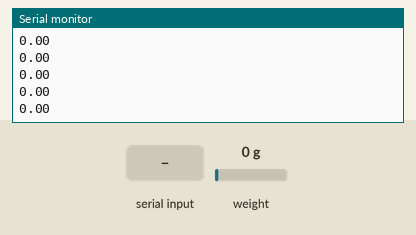
A sketch run on a simulated ESP8266 (NodeMCU). Parts: the last lines printed to the serial monitor. Inputs (shaded band) come from the test bench; at power-on: weight on the scale 0 g.

Above: at 3.6 s.
3.7 s: "t" received over Serial
5.2 s: weight on the scale set to 100 g
At 5.24 s:
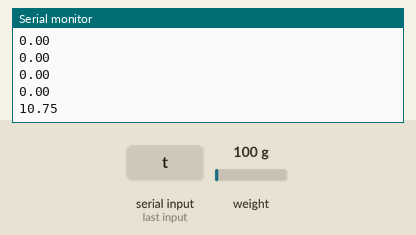
6.7 s: weight on the scale set to 1250 g
At 6.76 s:
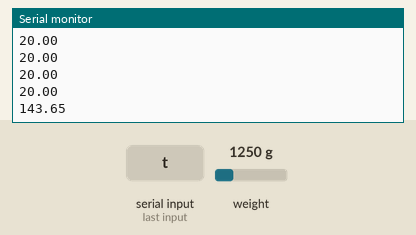
Timing chart, 0 to 9.7 s (numbered marks = the images above; inputs shaded):
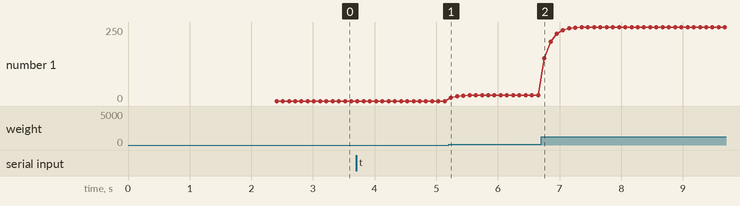

Measured:
- after the input at 5.2 s, the serial monitor: prints a new line at once (image 1)
- after the input at 6.7 s, the serial monitor: prints a new line after 0.05 s (image 2)
- plotted number 1: 0 → 20 after the input at 5.2 s, 20 → 250 after the input at 6.7 s

The sketch:

kalman-loadcell1.ino
```cpp
/*
   -------------------------------------------------------------------------------------
   https://www.youtube.com/watch?v=SIQJaqYVtuE&list=PLX2gX-ftPVXU3oUFNATxGXY90AULiqnWT&index=6

   https://arxiv.org/pdf/1910.03558
   -------------------------------------------------------------------------------------
*/

/*
   Settling time (number of samples) and data filtering can be adjusted in the config.h file
   For calibration and storing the calibration value in eeprom, see example file "Calibration.ino"

   The update() function checks for new data and starts the next conversion. In order to acheive maximum effective
   sample rate, update() should be called at least as often as the HX711 sample rate; >10Hz@10SPS, >80Hz@80SPS.
   If you have other time consuming code running (i.e. a graphical LCD), consider calling update() from an interrupt routine,
   see example file "Read_1x_load_cell_interrupt_driven.ino".

   This is an example sketch on how to use this library
*/

#include <HX711_ADC.h>
#if defined(ESP8266)|| defined(ESP32) || defined(AVR)
#include <EEPROM.h>
#endif

//pins:
const int HX711_dout = 4; //mcu > HX711 dout pin
const int HX711_sck = 5; //mcu > HX711 sck pin

//HX711 constructor:
HX711_ADC LoadCell(HX711_dout, HX711_sck);

const int calVal_eepromAdress = 0;
unsigned long t = 0;

void setup() {
  Serial.begin(115200); delay(10);
  Serial.println();
  //Serial.println("Starting...");

  LoadCell.begin();
  //LoadCell.setReverseOutput(); //uncomment to turn a negative output value to positive
  float calibrationValue; // calibration value (see example file "Calibration.ino")
  calibrationValue = 98; // uncomment this if you want to set the calibration value in the sketch
#if defined(ESP8266)|| defined(ESP32)
  //EEPROM.begin(512); // uncomment this if you use ESP8266/ESP32 and want to fetch the calibration value from eeprom
#endif
  //EEPROM.get(calVal_eepromAdress, calibrationValue); // uncomment this if you want to fetch the calibration value from eeprom

  unsigned long stabilizingtime = 2000; // preciscion right after power-up can be improved by adding a few seconds of stabilizing time
  boolean _tare = true; //set this to false if you don't want tare to be performed in the next step
  LoadCell.start(stabilizingtime, _tare);
  if (LoadCell.getTareTimeoutFlag()) {
    Serial.println("Timeout, check MCU>HX711 wiring and pin designations");
    while (1);
  }
  else {
    LoadCell.setCalFactor(calibrationValue); // set calibration value (float)
    //Serial.println("Startup is complete");
  }
}
double kalman(double u)
  {
    static const double R=40;
    static const double H=5.00;
    static double Q=1;
    static double p=0;
    static double u_hat=0;
    static double k=0;

    k=p*H/(H*p*H+R);
    u_hat=u_hat+k*(u-H*u_hat);
    p=(1-k*H)*p+Q;

    return u_hat;
  }
void loop() {
  static boolean newDataReady = 0;
  const int serialPrintInterval = 0; //increase value to slow down serial print activity

  // check for new data/start next conversion:
  if (LoadCell.update()) newDataReady = true;

  // get smoothed value from the dataset:
  if (newDataReady) {
    if (millis() > t + serialPrintInterval) {
      double i = LoadCell.getData();
      i=kalman(i);
      //Serial.print("Load_cell output val: ");
      Serial.println(i);
      newDataReady = 0;
      t = millis();
    }
  }


  // receive command from serial terminal, send 't' to initiate tare operation:
  if (Serial.available() > 0) {
    char inByte = Serial.read();
    if (inByte == 't') LoadCell.tareNoDelay();
  }

  // check if last tare operation is complete:
  if (LoadCell.getTareStatus() == true) {
    Serial.println("Tare complete");
  }

}
```
